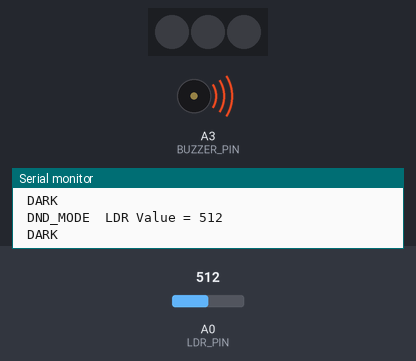
This sketch was run on a simulated Arduino Uno, built with avr-gcc and run on an emulated ATmega328P. Parts: 3 RGB LEDs in strip order, left to right, buzzer (waves = sounding, pin HIGH), the last lines printed to the serial monitor. Inputs (shaded band) come from the test bench; at power-on: A0 (LDR_PIN) = 512. Colours are those a GRB WS2812 strip shows for the declared byte order; pins used as bus, display or sensor lines are not drawn.

Above: at 4.8 s.
4.9 s: A0 (LDR_PIN) set to 490
At 9.3 s:
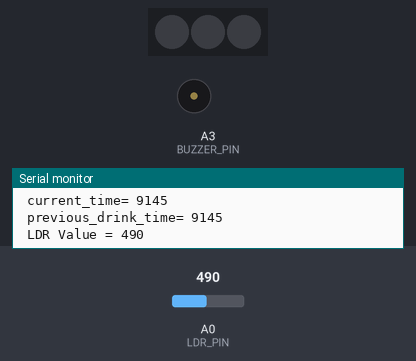
9.9 s: A0 (LDR_PIN) set to 518
At 11.2 s:
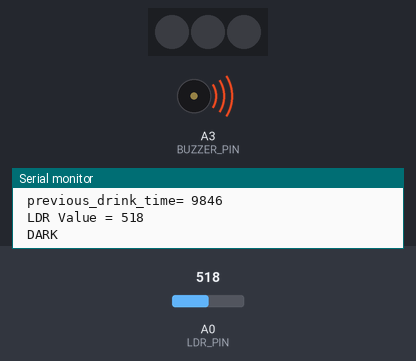
19.2 s: A0 (LDR_PIN) set to 306
At 25.9 s:
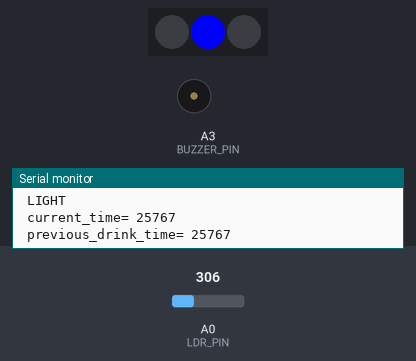
26.5 s: A0 (LDR_PIN) set to 510
Timing chart, 0 to 29.5 s (numbered marks = the images above; inputs shaded):
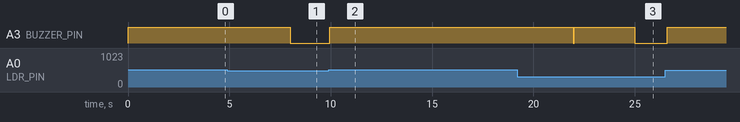

The sketch:

NEW_FROST_1.ino
```cpp
#include <FastLED.h>
#include <stdint.h>
#define LOW    0
#define HIGH   1
#define ON     1
#define NUM_LEDS 3
#define LED_PIN A5

//define analog pins to components
const int  LDR_PIN = A0;
const int  IR_PIN = A2;
const int  BUZZER_PIN = A3;

unsigned char Warning_type = 0;
uint8_t state = 1;

// Define time intervals (in milliseconds)
#define  DRINK_INTERVAL    10000 // 20 seconds
#define  CLEAN_INTERVAL    20000 // 80 seconds
#define  PLACE_INTERVAL    30000 // 20 seconds
#define  INACTIVE_INTERVAL 10000 //10 seconds

//define high and low
#define LOW 0
#define HIGH 1

unsigned long current_time = millis(), previous_drink_time = 0, previous_place_time = 0, previous_clean_time = 0, previous_inactive_time = 0;
uint8_t flag = 1;

enum state
{
  IDLE_FROST=1,
  ACTIVE,
  DND,
};


CRGB leds[NUM_LEDS];
void setup()
{
  //INPUT PINS
  pinMode(A0, INPUT);   //LDR to analog pin 0
  pinMode(A2, INPUT);   //IR SENSOR to analog pin 2

  //OUTPUT PINS
  pinMode(A3, OUTPUT);  //BUZZER to analog pin 3
  pinMode(A5, OUTPUT);  //LEDs to analog pin 5
  pinMode(LED_PIN, OUTPUT);

  FastLED.addLeds<WS2812, LED_PIN, BRG>(leds, NUM_LEDS);   //3-wire led controllers
  FastLED.setMaxPowerInVoltsAndMilliamps(5, 500);         //Set the maximum power to be used, given in volts and milliamps.
  FastLED.clear();   // To clear the leds,
  FastLED.show();    // To update the led colours
  Serial.begin(9600);


}

void loop()
{
  current_time = millis();
  previous_drink_time = current_time;
  switch(state)
  {
    //Initially in IDLE_FROST state
    case IDLE_FROST:
      if(Read_LDR_Sensor())     state = DND;                        	      //when light is not detected(dark) it moves to dnd state
      else if(active_condition()) state = ACTIVE;                           //when any of the condition is satisfied it moves to active state
      break;

    case ACTIVE:
    Serial.print(" ACTIVE_MODE ");
      if(Warning_type == 1 && flag ==1)      //every 2hours  and ir high
      {
        previous_drink_time = current_time;    //updating previous drink time for next cycle
        drink_water_mode();                   //drink water function
      }
      else if(Warning_type == 2 && flag ==1)    //every 8hours and ir low
      {
        previous_clean_time = current_time;        //updating previous clean time for next cycle
        clean_bottle_mode();                 //clean bottle function
      }
      else if(Warning_type == 3 && flag ==1)  //every 2hours and ir low
      {
        previous_place_time = current_time;      //updating previous place time for next cycle
        place_bottle_mode();                //place bottle function
      }
      else if(current_time - previous_inactive_time >= INACTIVE_INTERVAL)   //every 1hour
      {
        previous_inactive_time = current_time; //updating previous inactive time for next cycle
        state = IDLE_FROST;
      }
      break;
    case DND:
      dnd_mode();
      break;
  }
}


//FUNCTIONS DEFINITION


// The function checks whether the sensor is detecting an object or not by comparing the analog READING with a reference value of 1023.
unsigned char Read_IR_Sensor()
{
  int ir_read = analogRead(IR_PIN);
  if (ir_read == 1023)             // Object detected
  {
   // Serial.write("No Dock \n");
    Serial.println(ir_read) ;
    return HIGH;
  }
  else                             //no object detected
  {
    //Serial.write("Dock \n");
    Serial.println(ir_read) ;
    return LOW;
  }
}


/* function checks If the analog value is equal to the maximum value of 1023,
it means that the sensor is detecting low light levels, and the function will return a value of LOW.*/

unsigned char Read_LDR_Sensor()
{
  int ldr_read = analogRead(LDR_PIN) ;
  Serial.print(" LDR Value = ");
  Serial.println(ldr_read);
  if(ldr_read <= 1023 && ldr_read >= 500)               //DARK
  {
        Serial.println(" DARK");

    return HIGH ;
  }
  else                                                 ////LIGHT
  {
        Serial.println(" LIGHT");

    return LOW ;
  }
}


//function to turn ON/OFF buzzer for specified interval
void buzzer_frost(unsigned long on_interval, unsigned long off_interval)
{
  // get the current time
  unsigned long i;                                       //ex: i = 1000
  //adding buzzer on interval to current time
  unsigned long running_time_on = current_time + on_interval;                     // a = 1000+4000 = 5000
  //condition to swtich on buzzer for specified interval
  for(i=current_time; i <= running_time_on; i=millis())            //for(i = 1000; 1000 <= 5000)          after  four seconds(i = 5000; 5000<=5000 )
  {
    digitalWrite(BUZZER_PIN, HIGH);
    //Serial.write("Buzzer ON");
  }

  //adding buzzer off interval to current time
  unsigned long running_time_off = current_time + off_interval;       // same ex:  5000+8000=13000(b)
  //condition to switch off buzzer for specified interval
  for(i=current_time; i <= running_time_off; i=millis())             // (i = 5000 ; 5000<=13000)         after  eight seconds(i = 13000; 13000<=13000)
  {
    digitalWrite(BUZZER_PIN, LOW);
   // Serial.write("Buzzer OFF");
  }
}

unsigned int active_condition()
{
  Serial.print(" current_time= ");
  Serial.println(current_time);
  Serial.print(" previous_drink_time= ");
  Serial.println(previous_drink_time);
  if((current_time - previous_drink_time >= DRINK_INTERVAL) && Read_IR_Sensor())            Warning_type = 1;   //2hrs and ir high // DRINK WATER
  else if((current_time - previous_clean_time >= CLEAN_INTERVAL) && !(Read_IR_Sensor()))    Warning_type = 2;   //8hrs and ir low // CLEAN
  else if((current_time - previous_place_time >= PLACE_INTERVAL) && !(Read_IR_Sensor()))    Warning_type = 3;   //2hrs and ir low // PLACe BOTTLE
  else Warning_type = 0;
  flag = 1;
  return Warning_type;
  }


void drink_water_mode()
{
  buzzer_frost(2000, 1000);                   //buzzer on for 2seonds
  Serial.print("drink water");
  leds[0] = CRGB(255, 0,  0);
  FastLED.show();
  digitalWrite(A5, HIGH);
  flag = 0;
  //Serial.write("LED ON");
}

void clean_bottle_mode()
{
  buzzer_frost(3000, 1000);                  //buzzer on for 3seconds
  Serial.print("Clean bottle");
  leds[1] = CRGB(0,  255,  0);
  FastLED.show();
  digitalWrite(A5, HIGH);
  flag = 0;
  //Serial.write("LED ON");
}

void place_bottle_mode()
{
  buzzer_frost(2000, 2000);                 //buzzer on for 2seconds
  Serial.print("Place bottle");
  leds[2] = CRGB(0,  0,  255);
  FastLED.show();
  digitalWrite(A5, HIGH);
  flag = 0;
  //Serial.write("LED ON");
}

void dnd_mode()
{
  buzzer_frost(4000, 1000);                //buzzer on for 4seconds
  Serial.print(" DND_MODE ");
  if(!Read_LDR_Sensor()) state = IDLE_FROST;  //when light is  detected it moves from dnd state to idle state

}
```

Measured:
- the behaviour switches between 499 and 500 on A0 (LDR_PIN) (found by bisection; images 1 and 2)
- after the input at 4.9 s, A3 (BUZZER_PIN): HIGH → LOW after 3.1 s
- after the input at 9.9 s, A3 (BUZZER_PIN): LOW → HIGH after 0.05 s
- after the input at 19.2 s, A3 (BUZZER_PIN): HIGH → LOW after 2.8 s, → HIGH 0.07 s later, → LOW 3.0 s later
